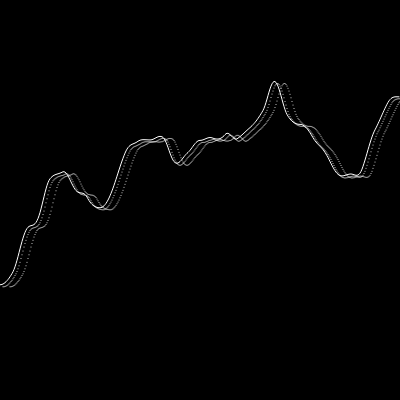
Frame 1 (no input)
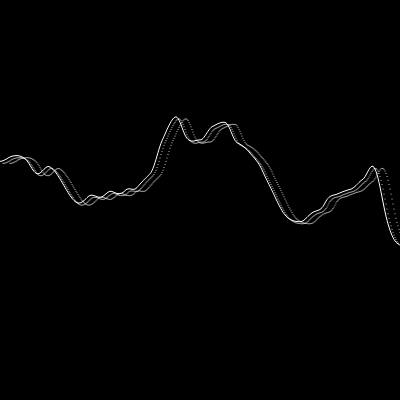
Frame 60 (no input)
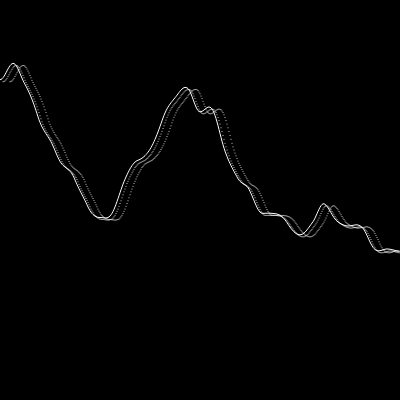
Frame 120 (the mouse pressed at the canvas centre since frame 60)

The p5.js sketch that drew these frames (run headless with seeded random() and noise() and a simulated clock; from frame 60 on, the mouse is pressed at the canvas centre):

// p5.js sketch
// ── sketch.js
let t = 3; // Time variable

function setup() {
  createCanvas(400, 400);
}

function draw() {
  background(0);
  noFill();
  stroke(255);

    beginShape();
    for (let x = 0; x < width; x++) {
      let y = noise(x * 0.01, t) * height; // Noise varies over time
      vertex(x, y);
      point(x + 3,y+2);
      point(x + 10,y+2);
    }
    endShape();
   
  

  t += 0.01; // Increment time
}
